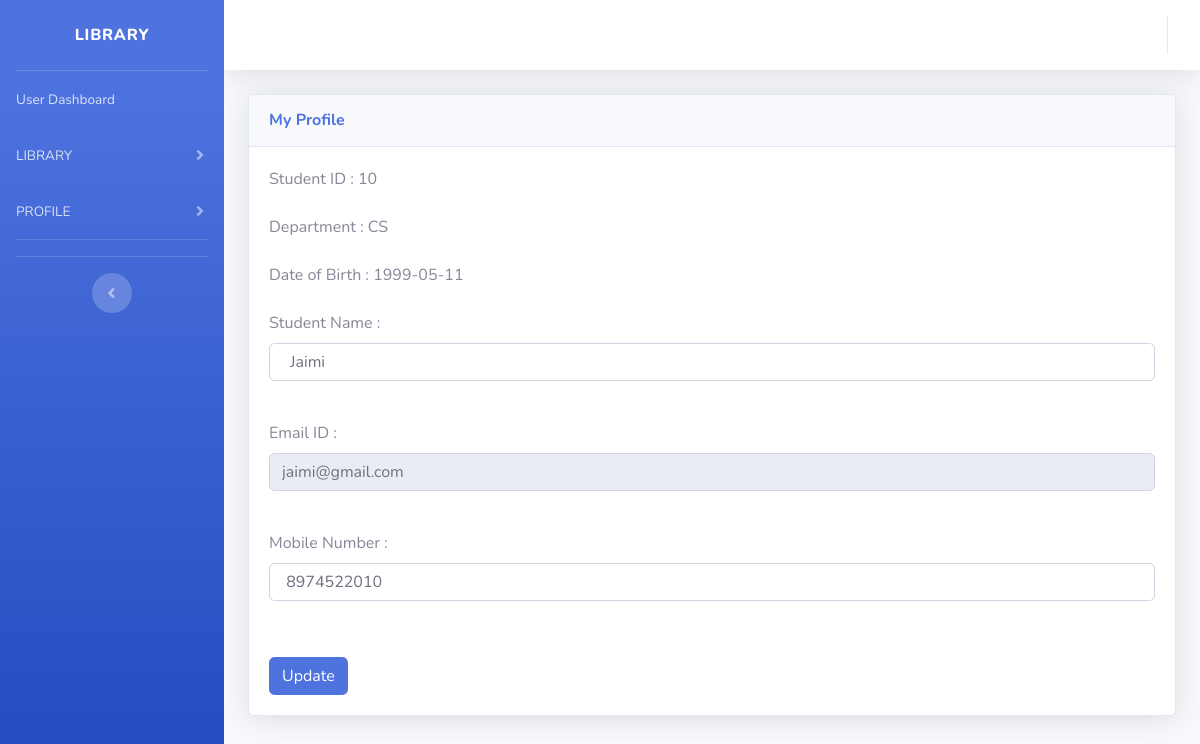
/templates/startbootstrap-sb-admin-2-gh-pages/user_profile.php (signed in), run on the app's committed database.
### tables this page shows
CREATE TABLE `member_registration` (
  `member_id` int(10) NOT NULL,
  `l_id` int(10) NOT NULL,
  `library_no` int(10) NOT NULL,
  `m_name` varchar(40) NOT NULL,
  `m_email` varchar(40) NOT NULL,
  `m_phno` varchar(40) NOT NULL,
  `gender` varchar(20) NOT NULL,
  `m_dateofbirth` date NOT NULL,
  `m_dept` varchar(20) NOT NULL,
  `user_type` varchar(40) NOT NULL,
  `m_status` varchar(20) NOT NULL
);

### templates/startbootstrap-sb-admin-2-gh-pages/user_profile.php (the view, shortened to what this page needs)
<?php
$con=mysqli_connect("localhost","root","","library_management")or die("Couldn't connect to server");
?>
<!DOCTYPE html>
<html lang="en">
<head>
    <link href="vendor/fontawesome-free/css/all.min.css" rel="stylesheet" type="text/css">
    <link href="css/sb-admin-2.min.css" rel="stylesheet">
    <link href="vendor/datatables/dataTables.bootstrap4.min.css" rel="stylesheet">
</head>
<body id="page-top">
    <div id="wrapper">
        <ul class="navbar-nav bg-gradient-primary sidebar sidebar-dark accordion" id="accordionSidebar">
            <a class="sidebar-brand d-flex align-items-center justify-content-center" href="user.php">
                <div class="sidebar-brand-text mx-3">Library  </div>
            </a>
            <hr class="sidebar-divider my-0">
            <li class="nav-item">
                <a class="nav-link" href="user.php">
                    <span>User Dashboard</span></a>
            </li>
            <li class="nav-item">
                <a class="nav-link collapsed" href="#" data-toggle="collapse" data-target="#collapseTwo"
                    aria-expanded="true" aria-controls="collapseTwo">
                    <span>LIBRARY</span>
                </a>
            </li>
            <li class="nav-item">
                <a class="nav-link collapsed" href="#" data-toggle="collapse" data-target="#collapseUtilities"
                    aria-expanded="true" aria-controls="collapseUtilities">
                    <span>PROFILE</span>
                </a>
            </li>
            <hr class="sidebar-divider">
            <hr class="sidebar-divider d-none d-md-block">
            <div class="text-center d-none d-md-inline">
                <button class="rounded-circle border-0" id="sidebarToggle"></button>
            </div>
        </ul>
        <div id="content-wrapper" class="d-flex flex-column">
            <div id="content">
                <nav class="navbar navbar-expand navbar-light bg-white topbar mb-4 static-top shadow">
                    <ul class="navbar-nav ml-auto">
                    </ul>
                </nav>
                <div class="container-fluid">
                    <div class="card shadow mb-4">
                        <div class="card-header py-3">
                            <h6 class="m-0 font-weight-bold text-primary">My Profile</h6>
                        </div>
                        <div class="card-body">
                            <div class="table-responsive">
                                <table class="table table-bordered" id="dataTable" width="100%" cellspacing="0">
                                <form name = "signup" method = "POST" action = "../startbootstrap-sb-admin-2-gh-pages/PHP/user_update profile.php" autocomplete="off">
        <?php
            $username =$_SESSION["username"];
                $sq ="SELECT * from member_registration where l_id=(select l_id from login where username='$username')";
                $result=mysqli_query($con,$sq);
                while ($row = mysqli_fetch_array($result))
                {
        ?>
                <div class ="form-group">
                    <label>Student ID :</label>
                    <?php
                    echo " " .$row["l_id"];
                    ?>
                </div>
                <div class ="form-group">
                    <label>Department :</label>
                        <?php
                        echo " " .$row["m_dept"];
                        ?>
                </div>
                <div class ="form-group">
                    <label>Date of Birth :</label>
                        <?php
                        echo " " .$row["m_dateofbirth"];
                        ?>
                </div>
                <div class ="form-group">
                    <label>Student Name :</label>
                    <input class="form-control" type="text" name="fullanme" autocomplete="off" value= "<?php echo " " .$row["m_name"];?>" >
                    </div> </br>
                <div class ="form-group">
                    <label>Email ID :</label>
                        <input class = "form-control" type ="email" name = "email" readonly="readonly" value = "<?php
                        echo " " .$row["m_email"];
                        ?>">
                </div></br>
                                    <div class ="form-group">
                                        <label>Mobile Number :</label>
                                    <input class = "form-control" type = "tetx" name = "mob" autocomplete="off" value = "<?php
                                    echo " " .$row["m_phno"];
                                    ?>">
                <?php
                    }
            ?>
                                </table></br>
                                <input type = "Submit" class="btn btn-primary" name = "update" value = "Update">
                            </div>
                        </div>
                    </div>
                </div>
            </div>
        </div>
    </div>
</body>
</html>

### data on the page
member_registration: l "10", m_dept "CS", m_dateofbirth "1999-05-11", fullanme "Jaimi", email "jaimi@gmail.com", mob "8974522010"
